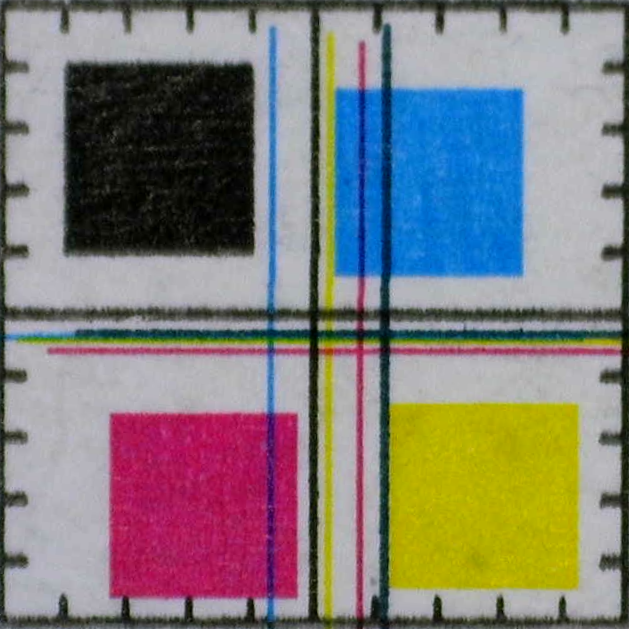
#> input picture output/extracted_left_1.png, 629 x 629 px
$ python test_gui_analysis.py
#> lines starting #> are read from the running program, lines starting #| are printed output that depends on the picture; after the words box and inside, x2 and y2 are one past the last pixel; in counts of white or black regions, pixels touching at a corner belong together
### color_registration_analysis.py
import cv2
import numpy as np
import glob
import os
import json

def order_points(pts: np.ndarray) -> np.ndarray:
    """Sort four points in clockwise order (top-left, top-right, bottom-right, bottom-left)"""
    s = pts.sum(axis=1)
    diff = np.diff(pts, axis=1)
    rect = np.zeros((4,2), dtype="float32")
    rect[0] = pts[np.argmin(s)]      # top-left
    rect[2] = pts[np.argmax(s)]      # bottom-right
    rect[1] = pts[np.argmin(diff)]   # top-right
    rect[3] = pts[np.argmax(diff)]   # bottom-left
    return rect

def extract_marker(image: np.ndarray) -> np.ndarray | None:
    """Extract marker area and perform perspective transform"""
    gray = cv2.cvtColor(image, cv2.COLOR_BGR2GRAY)
    _, bin_ = cv2.threshold(gray, 0, 255, cv2.THRESH_BINARY + cv2.THRESH_OTSU)
    cnts, _ = cv2.findContours(255 - bin_, cv2.RETR_EXTERNAL, cv2.CHAIN_APPROX_SIMPLE)

    cands = []
    for c in cnts:
        a = cv2.contourArea(c)
        if a < 5000: continue
        eps = 0.03 * cv2.arcLength(c, True)
        approx = cv2.approxPolyDP(c, eps, True)
        if len(approx) == 4 and cv2.isContourConvex(approx):
            pts = approx.reshape(4,2)
            w = np.linalg.norm(pts[0] - pts[1])
            h = np.linalg.norm(pts[1] - pts[2])
            if abs(1 - w/h) < 0.3:
                cands.append((a, pts))

    if not cands:
        return None

    _, best = max(cands, key=lambda x: x[0])
    rect = order_points(best)
    size = int(max(
        np.linalg.norm(rect[0]-rect[1]),
        np.linalg.norm(rect[1]-rect[2]),
        np.linalg.norm(rect[2]-rect[3]),
        np.linalg.norm(rect[3]-rect[0])
    ))

    dst = np.array([[0,0],[size-1,0],[size-1,size-1],[0,size-1]], dtype="float32")
    M = cv2.getPerspectiveTransform(rect, dst)
    return cv2.warpPerspective(image, M, (size, size))

def detect_bottom_left(img: np.ndarray, hsv_range: tuple, min_area_ratio=0.5):
    """Detect bottom-left point of a color box (original function)"""
    hsv = cv2.cvtColor(img, cv2.COLOR_BGR2HSV)
    mask = cv2.inRange(hsv, np.array(hsv_range[0]), np.array(hsv_range[1]))
    k = cv2.getStructuringElement(cv2.MORPH_RECT, (15,15))
    mask = cv2.morphologyEx(mask, cv2.MORPH_CLOSE, k)
    mask = cv2.morphologyEx(mask, cv2.MORPH_OPEN, k)

    cnts, _ = cv2.findContours(mask, cv2.RETR_EXTERNAL, cv2.CHAIN_APPROX_SIMPLE)
    if not cnts:
        return None

    areas = [cv2.contourArea(c) for c in cnts]
    mx = max(areas)
    big = [c for c,a in zip(cnts,areas) if a>=mx*min_area_ratio]

    for c in sorted(big, key=cv2.contourArea, reverse=True):
        hull = cv2.convexHull(c)
        eps = 0.02 * cv2.arcLength(hull, True)
        approx = cv2.approxPolyDP(hull, eps, True).reshape(-1,2)
        if len(approx)==4 and cv2.isContourConvex(approx):
            rect = order_points(approx)
            # rect[3] is already bottom-left point (0, 1)
            bl = tuple(rect[3])
            return bl
    return None

def detect_square_corners(img: np.ndarray, hsv_range: tuple, min_area_ratio=0.5):
    """Detect all four corners of a color box (new function)"""
    hsv = cv2.cvtColor(img, cv2.COLOR_BGR2HSV)
    mask = cv2.inRange(hsv, np.array(hsv_range[0]), np.array(hsv_range[1]))
    k = cv2.getStructuringElement(cv2.MORPH_RECT, (15,15))
    mask = cv2.morphologyEx(mask, cv2.MORPH_CLOSE, k)
    mask = cv2.morphologyEx(mask, cv2.MORPH_OPEN, k)

    cnts, _ = cv2.findContours(mask, cv2.RETR_EXTERNAL, cv2.CHAIN_APPROX_SIMPLE)
    if not cnts:
        return None

    areas = [cv2.contourArea(c) for c in cnts]
    mx = max(areas)
    big = [c for c,a in zip(cnts,areas) if a>=mx*min_area_ratio]

    for c in sorted(big, key=cv2.contourArea, reverse=True):
        hull = cv2.convexHull(c)
        eps = 0.02 * cv2.arcLength(hull, True)
        approx = cv2.approxPolyDP(hull, eps, True).reshape(-1,2)
        if len(approx)==4 and cv2.isContourConvex(approx):
            rect = order_points(approx)
            return rect  # [top-left, top-right, bottom-right, bottom-left]
    return None

def pixel_to_bottom_left_coord(x_px, y_px, img_height):
    """Convert pixel coordinates to coordinates based on bottom-left origin"""
    return x_px, img_height - y_px

def calculate_tilt_angle(bottom_left, bottom_right):
    """Calculate tilt angle (in degrees) using bottom-left and bottom-right vertices"""
    dx = bottom_right[0] - bottom_left[0]  # x difference
    dy = bottom_right[1] - bottom_left[1]  # y difference (in bottom-left origin coordinates)

    angle_rad = np.arctan2(dy, dx)
    angle_deg = np.degrees(angle_rad)

    return angle_deg, dx, dy

def calculate_horizontal_correction(bottom_left, bottom_right, square_width_px, mm_per_pixel):
    """Calculate vertical movement (in µm) needed for bottom-right point to be level with bottom-left"""
    dx = bottom_right[0] - bottom_left[0]
    dy = bottom_right[1] - bottom_left[1]

    correction_mm = -dy * mm_per_pixel  # negative means move down, positive means move up
    correction_um = correction_mm * 1000  # convert mm to µm

    return correction_um

def detect_special_color(img: np.ndarray, exclude_ranges: dict) -> tuple:
    """
    Dynamically detect a special color in the image.
    Find the largest color area excluding CMY color ranges.

    Args:
        img (np.ndarray): Input image (BGR)
        exclude_ranges (dict): HSV ranges to exclude (C, M, Y)

    Returns:
        tuple: (hsv_lower, hsv_upper) or None
    """
    hsv = cv2.cvtColor(img, cv2.COLOR_BGR2HSV)

    # Create mask for excluded C, M, Y colors
    exclude_mask = np.zeros(hsv.shape[:2], dtype=np.uint8)
    for color, (lower, upper) in exclude_ranges.items():
        if color in ['C', 'M', 'Y']:
            mask = cv2.inRange(hsv, np.array(lower), np.array(upper))
            exclude_mask = cv2.bitwise_or(exclude_mask, mask)

    # Mask excluded areas
    masked_hsv = cv2.bitwise_and(hsv, hsv, mask=cv2.bitwise_not(exclude_mask))

    # Test various color ranges to find the target
    color_ranges = [
        # Red tones
        ((0, 50, 50), (10, 255, 255)),
        ((170, 50, 50), (180, 255, 255)),
        # Orange tones
        ((10, 50, 50), (25, 255, 255)),
        # Green tones
        ((35, 50, 50), (85, 255, 255)),
        # Blue tones
        ((100, 50, 50), (130, 255, 255)),
        # Purple tones
        ((130, 50, 50), (170, 255, 255)),
        # Pink tones
        ((140, 30, 50), (170, 255, 255)),
        # Brown tones
        ((10, 100, 20), (20, 255, 200)),
        # Gray tones
        ((0, 0, 50), (180, 30, 200)),
    ]

    best_area = 0
    best_range = None

    for lower, upper in color_ranges:
        mask = cv2.inRange(masked_hsv, np.array(lower), np.array(upper))

        # Remove noise with morphological operations
        kernel = cv2.getStructuringElement(cv2.MORPH_RECT, (5, 5))
        mask = cv2.morphologyEx(mask, cv2.MORPH_CLOSE, kernel)
        mask = cv2.morphologyEx(mask, cv2.MORPH_OPEN, kernel)

        # Find contours
        contours, _ = cv2.findContours(mask, cv2.RETR_EXTERNAL, cv2.CHAIN_APPROX_SIMPLE)

        if contours:
            max_area = max(cv2.contourArea(c) for c in contours)

            if max_area > best_area and max_area > 1000:
                best_area = max_area
                best_range = (lower, upper)

    return best_range


# [243 lines left out: function main, not called in this run]

# [2 lines that do not run on import are left out]

### test_gui_analysis.py
#!/usr/bin/env python3
# -*- coding: utf-8 -*-
"""
CMYS Analyzer GUI 테스트 스크립트
GUI 없이 분석 기능이 제대로 작동하는지 테스트합니다.
"""

import sys
import os
import json
import cv2
import numpy as np
from datetime import datetime

# 기존 분석 모듈 import
from color_registration_analysis import (
    extract_marker, detect_bottom_left, detect_square_corners,
    pixel_to_bottom_left_coord, calculate_tilt_angle,
    calculate_horizontal_correction, order_points, detect_special_color
)

def test_analysis(image_path, print_width_mm=210.0):
    """분석 기능 테스트"""
    print(f"🔍 테스트 이미지: {image_path}")
    print(f"📏 프린트물 가로길이: {print_width_mm}mm")
    print("-" * 50)

    try:
        print("1️⃣ 이미지 로딩 중...")
        orig = cv2.imread(image_path)
        if orig is None:
            print("❌ 이미지를 읽을 수 없습니다.")
            return False

        print("2️⃣ 마커 영역 추출 중...")
        cropped = extract_marker(orig)
        if cropped is None:
            print("❌ 마커를 찾을 수 없습니다.")
            return False

        h_px, w_px = cropped.shape[:2]
        mm_per_pixel_x = 5.0 / w_px
        mm_per_pixel_y = 5.0 / h_px

        print(f"✅ 마커 추출 완료: {w_px} x {h_px} pixels")
        print(f"📐 픽셀당 mm: {mm_per_pixel_x:.6f} x {mm_per_pixel_y:.6f}")

        # HSV 색상 범위 (CMY만 정의, S는 동적 감지)
        HSV = {
            'C': ((90,80,80),(130,255,255)),   # 청록색 (Cyan)
            'M': ((130,50,70),(170,255,255)),  # 자홍색 (Magenta)
            'Y': ((20,80,80),(40,255,255)),    # 노란색 (Yellow)
        }

        # Special color 감지
        print("🔍 특별한 색상 감지 중...")
        special_color_range = detect_special_color(cropped, HSV)

        if special_color_range is None:
            print("❌ 특별한 색상을 감지할 수 없습니다.")
            return False

        # HSV에 특별한 색상 추가
        HSV['S'] = special_color_range
        print(f"✅ 특별한 색상 감지됨: HSV 범위 {special_color_range}")

        # 목표 좌표 (왼쪽 아래 기준)
        target_coords = {
            'S': (w_px/10, h_px - h_px*6/10),  # Special color in K position
            'C': (w_px*6/10, h_px - h_px*6/10),
            'M': (w_px/10, h_px - h_px/10),
            'Y': (w_px*6/10, h_px - h_px/10)
        }

        print("\n3️⃣ 컬러 레지스트레이션 분석 중...")
        results_reg = {}

        for color, hsv_range in HSV.items():
            print(f"  🎨 {color} 색상 분석 중...")
            bl = detect_bottom_left(cropped, hsv_range)
            if bl is None:
                print(f"    ❌ {color} 색상 박스를 찾을 수 없습니다")
                results_reg[color] = None
                continue

            px_px, py_px = bl
            px_bl, py_bl = pixel_to_bottom_left_coord(px_px, py_px, h_px)

            tx_px, ty_px = target_coords[color]
            tx_bl, ty_bl = pixel_to_bottom_left_coord(tx_px, ty_px, h_px)

            dx_px = tx_bl - px_bl
            dy_px = ty_bl - py_bl

            px_mm = px_bl * mm_per_pixel_x
            py_mm = py_bl * mm_per_pixel_y
            tx_mm = tx_bl * mm_per_pixel_x
            ty_mm = ty_bl * mm_per_pixel_y
            dx_mm = dx_px * mm_per_pixel_x
            dy_mm = dy_px * mm_per_pixel_y

            results_reg[color] = {
                'P_coord_mm': (round(px_mm, 3), round(py_mm, 3)),
                'T_coord_mm': (round(tx_mm, 3), round(ty_mm, 3)),
                'movement_mm': (round(dx_mm, 3), round(dy_mm, 3))
            }

            print(f"    ✅ P({px_mm:.3f}, {py_mm:.3f})mm -> T({tx_mm:.3f}, {ty_mm:.3f})mm")
            print(f"    ➡️  이동량: ({dx_mm:+.3f}, {dy_mm:+.3f})mm")

        print("\n4️⃣ 기울기 분석 중...")
        results_tilt = {}

        for color, hsv_range in HSV.items():
            print(f"  🎨 {color} 색상 기울기 분석 중...")
            corners = detect_square_corners(cropped, hsv_range)
            if corners is None:
                print(f"    ❌ {color} 색상 박스를 찾을 수 없습니다")
                results_tilt[color] = None
                continue

            tl, tr, br, bl = corners

            bl_coord = pixel_to_bottom_left_coord(bl[0], bl[1], h_px)
            br_coord = pixel_to_bottom_left_coord(br[0], br[1], h_px)

            angle_deg, dx_px, dy_px = calculate_tilt_angle(bl_coord, br_coord)
            square_width_px = np.linalg.norm(br - bl)
            correction_um = calculate_horizontal_correction(bl_coord, br_coord, square_width_px, mm_per_pixel_x)
            final_correction_um = (correction_um * print_width_mm) / 5.0

            results_tilt[color] = {
                'bottom_left_px': [float(bl[0]), float(bl[1])],
                'bottom_right_px': [float(br[0]), float(br[1])],
                'bottom_left_coord': [float(bl_coord[0]), float(bl_coord[1])],
                'bottom_right_coord': [float(br_coord[0]), float(br_coord[1])],
                'tilt_angle_deg': round(float(angle_deg), 6),
                'dx_px': round(float(dx_px), 3),
                'dy_px': round(float(dy_px), 3),
                'correction_5mm_um': round(float(correction_um), 3),
                'correction_actual_um': round(float(final_correction_um), 3)
            }

            print(f"    ✅ 기울기 각도: {angle_deg:+.6f}°")
            print(f"    🔧 보정값: {final_correction_um:+.3f}μm")

            if abs(final_correction_um) > 0.1:
                direction = "위로" if final_correction_um > 0 else "아래로"
                print(f"    ➡️  오른쪽 아래 꼭지점을 {abs(final_correction_um):.1f}μm {direction} 이동 필요")
            else:
                print(f"    ✅ 기울기 보정 불필요 (오차 < 0.1μm)")

        print("\n5️⃣ 결과 요약:")
        print("=" * 50)

        for color in ['C', 'M', 'Y', 'S']:
            print(f"\n🎨 {color} 색상:")

            # 레지스트레이션 결과
            if results_reg.get(color):
                reg = results_reg[color]
                dx, dy = reg['movement_mm']
                print(f"  📍 레지스트레이션: ({dx:+.3f}, {dy:+.3f}) mm")
            else:
                print(f"  ❌ 레지스트레이션: 검출 실패")

            # 기울기 결과
            if results_tilt.get(color):
                tilt = results_tilt[color]
                angle = tilt['tilt_angle_deg']
                corr = tilt['correction_actual_um']
                print(f"  📐 기울기: {angle:+.6f}° (보정: {corr:+.1f} μm)")
            else:
                print(f"  ❌ 기울기: 검출 실패")

        print("\n✅ 분석 완료!")
        return True

    except Exception as e:
        print(f"❌ 분석 중 오류 발생: {str(e)}")
        import traceback
        traceback.print_exc()
        return False

def main():
    """메인 함수"""
    print("🎯 CMYS Registration & Tilt Analyzer 테스트")
    print("=" * 60)

    # 테스트할 이미지 파일들
    test_images = [
        "output/extracted_left_1.png",
        "output/extracted_right_1.png",
        "output/extracted_20250718_145610755.png"
    ]

    success_count = 0
    total_count = len(test_images)

    for image_path in test_images:
        if os.path.exists(image_path):
            print(f"\n{'='*60}")
            if test_analysis(image_path):
#> in test_analysis, orig is the input picture: shape (629, 629, 3); mean B, G, R 122.8, 125.3, 129
#> in extract_marker, `gray = cv2.cvtColor(image, cv2.COLOR_BGR2GRAY)`:
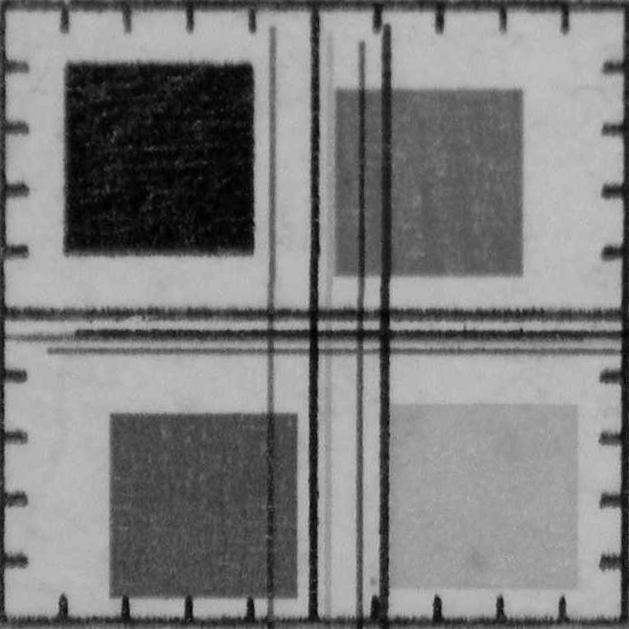
#> gray: shape (629, 629); min 0, max 195, mean 126.1
#> in extract_marker, `_, bin_ = cv2.threshold(gray, 0, 255, cv2.THRESH_BINARY + cv2.THRESH_O..`:
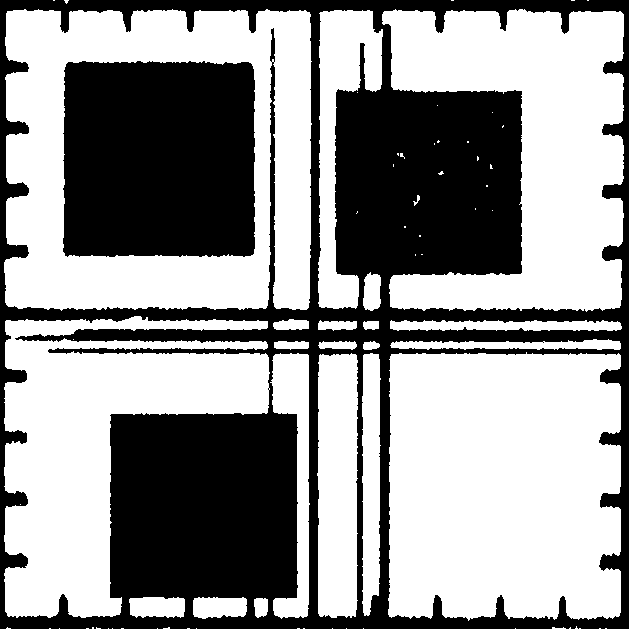
#> bin_: shape (629, 629); 58.7% white; 2 black regions
#> in extract_marker, `cnts, _ = cv2.findContours(255 - bin_, cv2.RETR_EXTERNAL, cv2.CHAIN_AP..`: cnts = 1 contour; box (x1, y1, x2, y2) and area: (0, 0, 629, 629) 394274
#> the loop in extract_marker, `for c in cnts:` made 1 pass
#> (a, eps, pts, w, h) on pass 1: (394274, 76.58, [[0, 0], [0, 628], [628, 628], [628, 0]], 628, 628)
#> after the loop in extract_marker, `for c in cnts:`: cands = [(394274, [[0, 0], [0, 628], [628, 628], [628, 0]])]
#> in extract_marker, `_, best = max(cands, key=lambda x: x[0])`: best = [[0, 0], [0, 628], [628, 628], [628, 0]]
#> in order_points, `s = pts.sum(axis=1)`: s = [0, 628, 1256, 628]
#> in order_points, `diff = np.diff(pts, axis=1)`: diff = [0, 628, 0, -628]
#> in extract_marker, `rect = order_points(best)`: rect = [[0, 0], [628, 0], [628, 628], [0, 628]]
#> in extract_marker, `size = int(max( np.linalg.norm(rect[0]-rect[1]), np.linalg.norm(rect[1..`: size = 628
#> in extract_marker, `dst = np.array([[0,0],[size-1,0],[size-1,size-1],[0,size-1]], dtype="f..`: dst = [[0, 0], [627, 0], [627, 627], [0, 627]]
#> in extract_marker, `M = cv2.getPerspectiveTransform(rect, dst)`: M = [[0.998, 0, 0], [0, 0.998, 0], [0, 0, 1]]
#| ✅ 마커 추출 완료: 628 x 628 pixels
#| 📐 픽셀당 mm: 0.007962 x 0.007962
#> the loop in detect_special_color, `for color, (lower, upper) in exclude_ranges.items():` made 3 passes
#> pass 1, in detect_special_color, `mask = cv2.inRange(hsv, np.array(lower), np.array(upper))`:
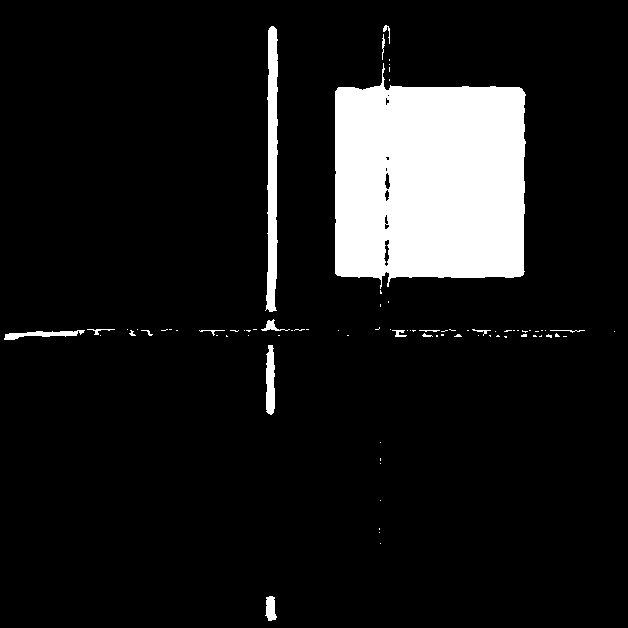
#> mask: shape (628, 628); 10.2% white; 81 white regions (64 under 20 px), largest, box (x1, y1, x2, y2) and area: (335, 63, 526, 289) 35862, (265, 26, 278, 312) 2605, (266, 345, 275, 415) 534
#> pass 2, in detect_special_color, `exclude_mask = cv2.bitwise_or(exclude_mask, mask)`:
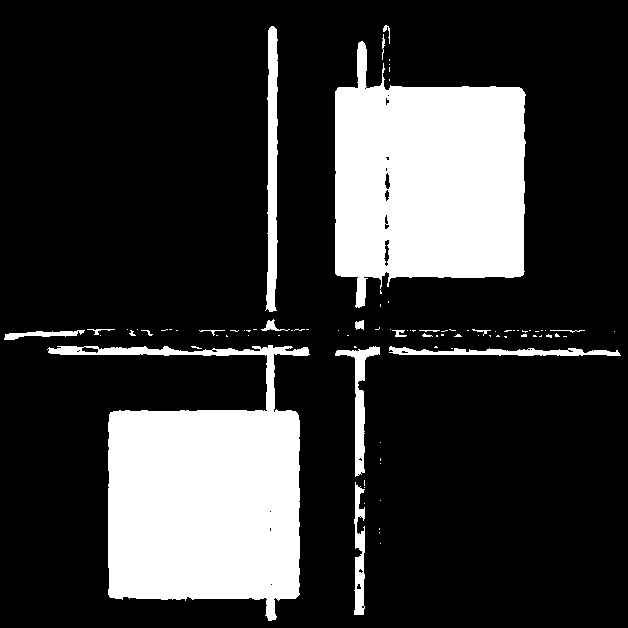
#> exclude_mask: shape (628, 628); 20.9% white; 91 white regions (71 under 20 px), largest, box (x1, y1, x2, y2) and area: (47, 345, 310, 621) 38377, (335, 41, 526, 308) 36561, (265, 26, 278, 312) 2605
#> pass 3, in detect_special_color, `mask = cv2.inRange(hsv, np.array(lower), np.array(upper))`:
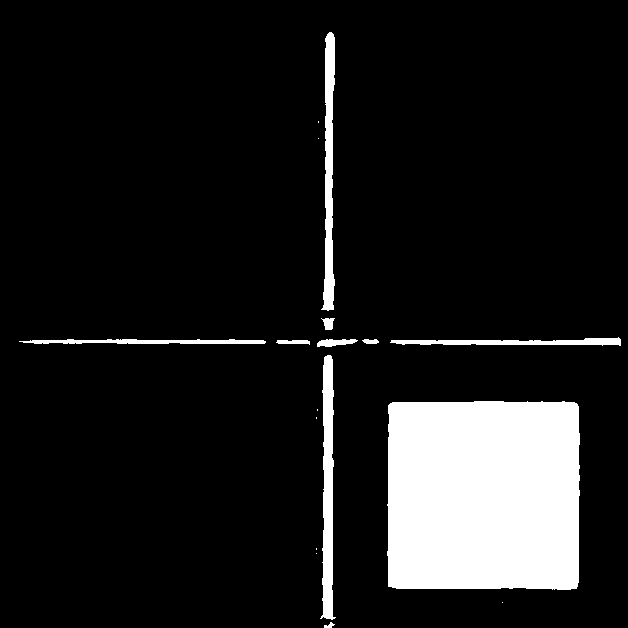
#> mask: shape (628, 628); 11% white; 17 white regions (7 under 20 px), largest, box (x1, y1, x2, y2) and area: (387, 401, 580, 590) 35733, (320, 355, 336, 620) 2600, (321, 32, 335, 311) 2317
#> after the loop in detect_special_color, `for color, (lower, upper) in exclude_ranges.items():`:
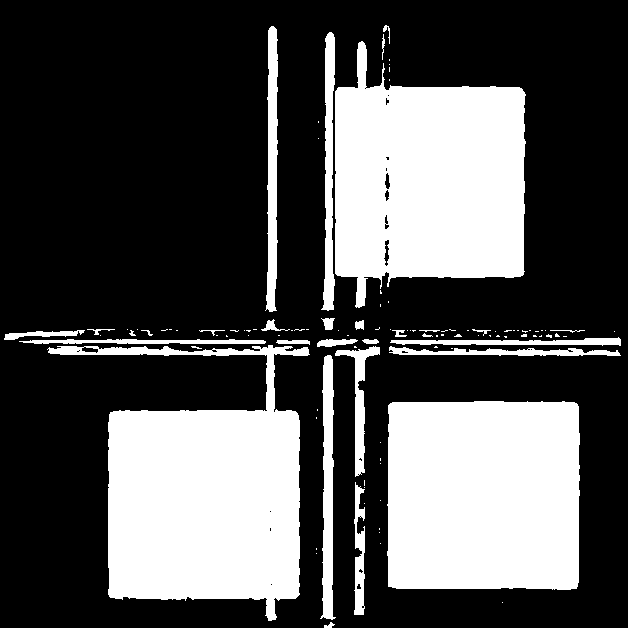
#> exclude_mask: shape (628, 628); 31.9% white; 108 white regions (78 under 20 px), largest, box (x1, y1, x2, y2) and area: (47, 345, 310, 621) 38377, (335, 41, 526, 308) 36561, (387, 401, 580, 590) 35733
#> the loop in detect_special_color, `for lower, upper in color_ranges:` made 9 passes
#> (contours, max_area) on pass 3: ([[[324, 347], [324, 355], [331, 355], [331, 347]]], 56)
#> pass 1, in detect_special_color, `mask = cv2.inRange(masked_hsv, np.array(lower), np.array(upper))`:
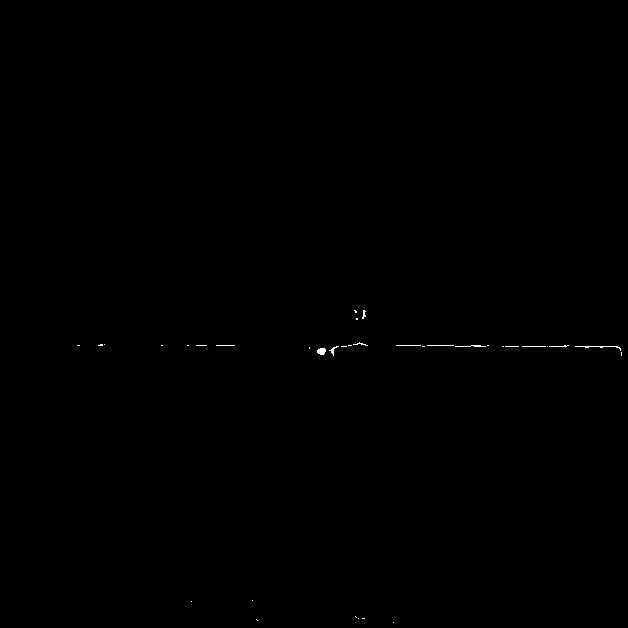
#> mask: shape (628, 628); 0.11% white in thin lines or dots, all inside (x1, y1, x2, y2) = (77, 310, 622, 623)
#> after the loop in detect_special_color, `for lower, upper in color_ranges:`: best_area = 91552.5; best_range = ((0, 0, 50), (180, 30, 200))
#> (the rest of the program and of its run is left out)
